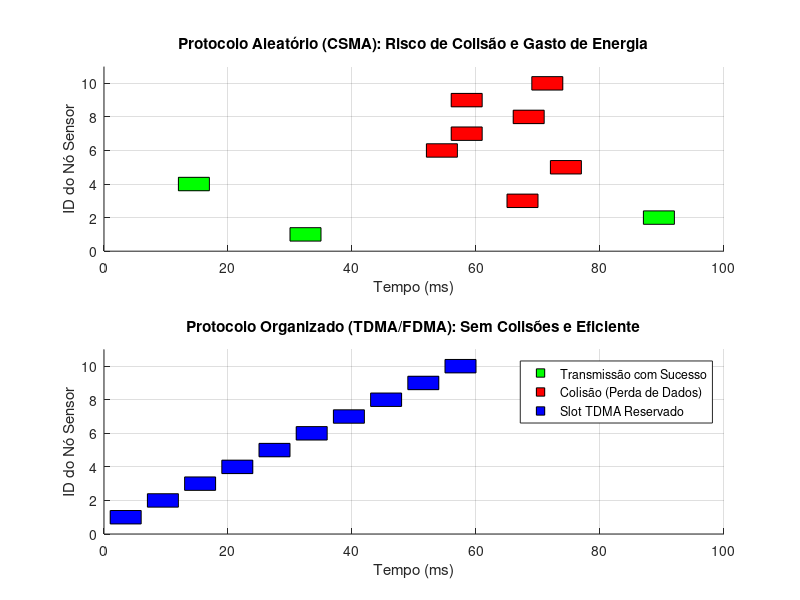

Source code (MATLAB):
clear; clc; close all;

% --- Parâmetros ---
Num_Nos = 10;           % Quantidade de sensores
Tempo_Simulacao = 100;  % Tempo total
Duracao_Pacote = 5;     % Quanto tempo leva para enviar uma msg

% --- Cenário 1: CSMA / Acesso Aleatório (Caos) ---
% "Traditional CSMA... repeated collisions" [cite: 277, 280]
% Cada nó escolhe um tempo aleatório para falar
tempos_inicio_csma = randi([1, Tempo_Simulacao - Duracao_Pacote], 1, Num_Nos);
status_csma = zeros(1, Num_Nos); % 0=Sucesso, 1=Colisão

% Detectar Colisões
for i = 1:Num_Nos
    for j = i+1:Num_Nos
        % Verifica se o pacote i se sobrepõe ao pacote j
        inicio_i = tempos_inicio_csma(i);
        fim_i = inicio_i + Duracao_Pacote;
        inicio_j = tempos_inicio_csma(j);
        fim_j = inicio_j + Duracao_Pacote;
        
        if (inicio_i < fim_j) && (inicio_j < fim_i)
            status_csma(i) = 1; % Marcar colisão
            status_csma(j) = 1; % Marcar colisão
        end
    end
end

% --- Cenário 2: TDMA / Agendamento (Ordem) ---
% "Fixed allocation of duplex time slots... Fixed frequency" [cite: 273]
% Cada nó recebe um slot garantido sequencialmente
tempos_inicio_tdma = zeros(1, Num_Nos);
for i = 1:Num_Nos
    % O nó i começa logo depois do nó i-1 terminar (com uma folga pequena)
    tempos_inicio_tdma(i) = (i-1) * (Duracao_Pacote + 1) + 1;
end
% No TDMA ideal, não há colisões (status tudo zero)
status_tdma = zeros(1, Num_Nos); 

% --- Visualização (Gráfico de Gantt de Rede) ---
figure('Color', 'w', 'Position', [100, 100, 800, 600]);

% Subplot 1: CSMA
subplot(2,1,1);
hold on;
title('Protocolo Aleatório (CSMA): Risco de Colisão e Gasto de Energia');
for i = 1:Num_Nos
    x = tempos_inicio_csma(i);
    y = i;
    cor = 'g'; % Verde = Sucesso
    if status_csma(i) == 1
        cor = 'r'; % Vermelho = Colisão (Energia desperdiçada)
    end
    % Desenha o pacote como um retângulo
    rectangle('Position', [x, y-0.4, Duracao_Pacote, 0.8], 'FaceColor', cor);
end
axis([0 Tempo_Simulacao 0 Num_Nos+1]);
ylabel('ID do Nó Sensor');
xlabel('Tempo (ms)');
grid on;

% Subplot 2: TDMA
subplot(2,1,2);
hold on;
title('Protocolo Organizado (TDMA/FDMA): Sem Colisões e Eficiente');
for i = 1:Num_Nos
    x = tempos_inicio_tdma(i);
    y = i;
    % No TDMA é sempre verde (sucesso garantido)
    rectangle('Position', [x, y-0.4, Duracao_Pacote, 0.8], 'FaceColor', 'b');
end
axis([0 Tempo_Simulacao 0 Num_Nos+1]);
ylabel('ID do Nó Sensor');
xlabel('Tempo (ms)');
grid on;

% Legenda Manual
% Criar objetos fantasma para legenda
h_sucesso = plot(NaN, NaN, 's', 'MarkerFaceColor', 'g', 'MarkerEdgeColor', 'k');
h_colisao = plot(NaN, NaN, 's', 'MarkerFaceColor', 'r', 'MarkerEdgeColor', 'k');
h_tdma    = plot(NaN, NaN, 's', 'MarkerFaceColor', 'b', 'MarkerEdgeColor', 'k');

legend([h_sucesso, h_colisao, h_tdma], ...
       {'Transmissão com Sucesso', 'Colisão (Perda de Dados)', 'Slot TDMA Reservado'}, ...
       'Location', 'best');